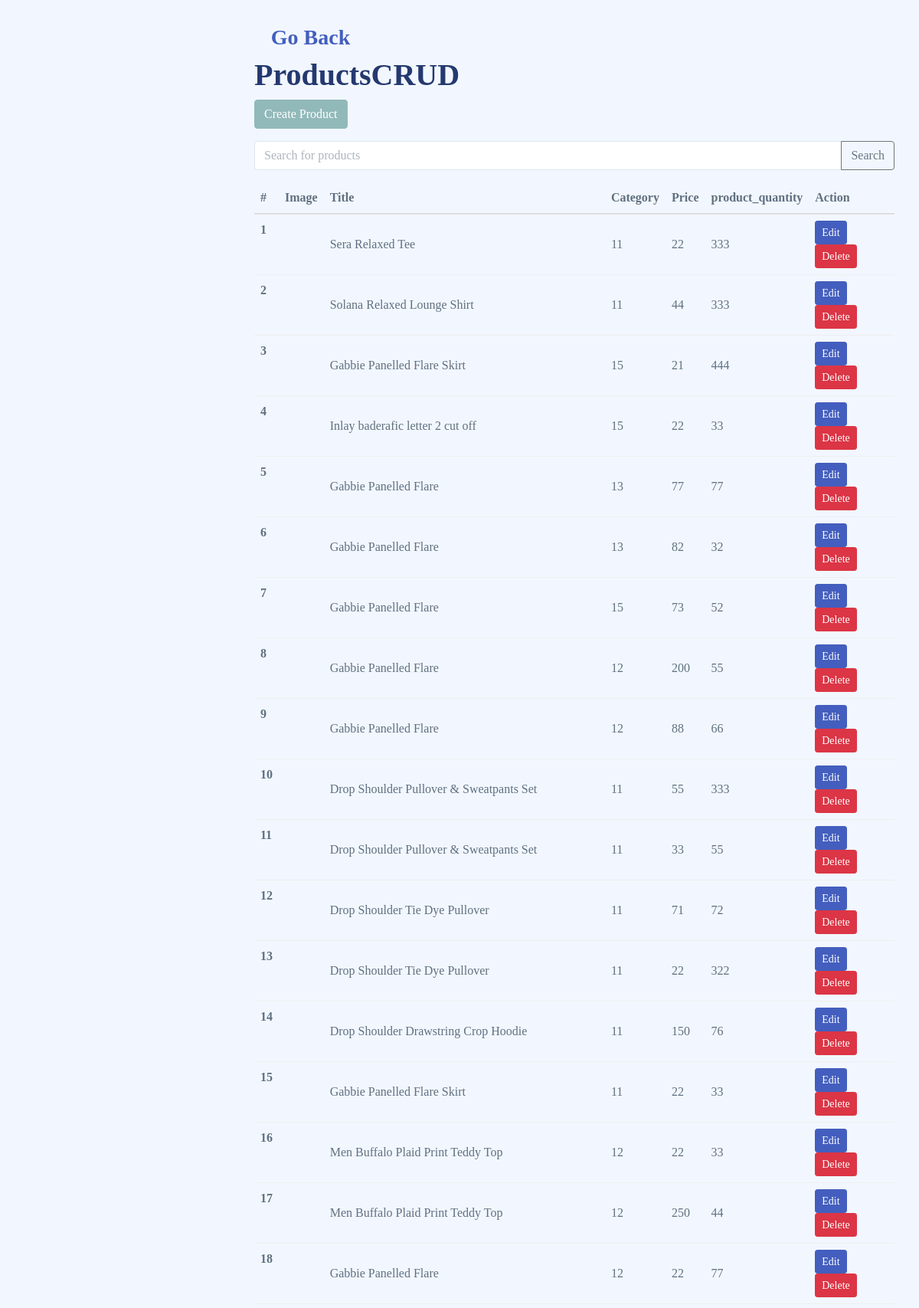
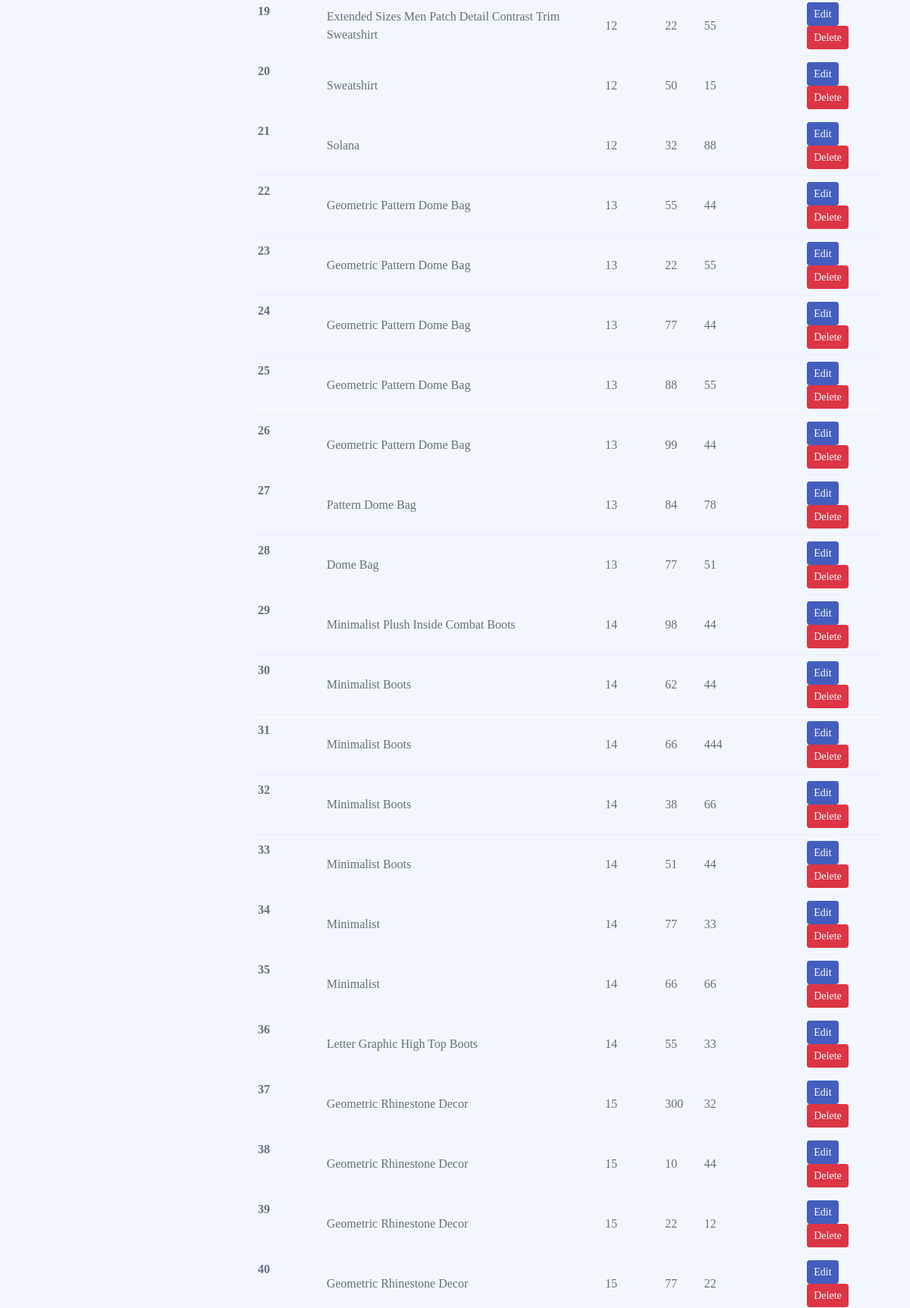
The page /admin/products/public/index.php (upper part) on the database its author committed (2 pictures, top to bottom).
### tables this page shows
CREATE TABLE `products` (
  `product_id` int(11) NOT NULL,
  `product_name` varchar(255) NOT NULL,
  `product_description` varchar(255) NOT NULL,
  `product_price` varchar(255) NOT NULL,
  `product_quantity` int(11) NOT NULL,
  `product_rate` int(11) DEFAULT NULL,
  `product_main_image` varchar(255) NOT NULL,
  `product_desc_image_1` varchar(255) DEFAULT NULL,
  `product_desc_image_2` varchar(255) DEFAULT NULL,
  `product_desc_image_3` varchar(255) DEFAULT NULL,
  `product_tag` varchar(255) NOT NULL,
  `product_categorie_id` int(11) NOT NULL,
  `product_nd_color_image` varchar(255) DEFAULT NULL,
  `product_thd_color_image` varchar(255) DEFAULT NULL,
  `product_fourth_color_image` varchar(255) DEFAULT NULL,
  `product_size` varchar(255) DEFAULT NULL
);

### admin/products/public/index.php (the view, shortened to what this page needs)
<?php
require_once "./../database.php";
$search=$_GET['search'] ?? "";
if($search){
  $statement=$pdo->prepare("SELECT * FROM products INNER JOIN categories ON products.product_categorie_id = categories.category_id WHERE product_name LIKE :product_name");
  $statement->bindValue(':product_name',"%$search%");
}else{
  $statement=$pdo->prepare("SELECT * FROM products INNER JOIN categories ON products.product_categorie_id = categories.category_id");
}
$statement->execute();
$products=$statement->fetchAll(PDO::FETCH_ASSOC);
?>
<!DOCTYPE html>
<html lang="en">
<head>
    <link href="https://cdn.jsdelivr.net/npm/bootstrap@5.0.2/dist/css/bootstrap.min.css" rel="stylesheet">
    <link rel="stylesheet" href="style.css">
    <link rel="stylesheet" href="../../assets/css/main/app.css">
    <link rel="stylesheet" href="../../assets/css/main/app-dark.css">
    <link rel="stylesheet" href="../../assets/css/shared/iconly.css">
</head>
<body>
      <div id="main">
      <h3><a href="../../index.php"><i class="bi bi-arrow-bar-left"></i>Go Back</a></h3>
    <h1>ProductsCRUD</h1>
    <p>
        <a href="create.php" class="btn btn-success">Create Product</a>
    </p>
  <form method="GET" action="">
  <div class="input-group mb-3">
  <input value="<?php echo $search ?>" type="text" class="form-control" placeholder="Search for products" name="search">
  <button class="btn btn-outline-secondary" type="submit">Search</button>
</div>
  </form>
    <table class="table">
  <thead>
    <tr>
      <th scope="col">#</th>
      <th scope="col">Image</th>
      <th scope="col">Title</th>
      <th scope="col">Category</th>
      <th scope="col">Price</th>
      <th scope="col">product_quantity</th>
      <th scope="col">Action</th>
    </tr>
  </thead>
  <tbody>
<?php foreach($products as $i => $product) : ?>
    <tr>
    <th scope="row"><?php echo $i +1 ?></th>
    <td>
    </td>
    <td><?php echo $product["product_name"] ?></td>
    <td><?php echo $product["product_categorie_id"] ?></td>
    <td><?php echo $product["product_price"] ?></td>
    <td><?php echo $product["product_quantity"] ?></td>
    <td>
      <form action="edit.php" method="GET" style="display: inline-block;" >
        <button type="submit" class="btn btn-sm btn-primary">Edit</button>
        </form>
        <form action="delete.php" method="POST" style="display: inline-block;" >
        <button type="submit" class="btn btn-sm btn-danger">Delete</button>
        </form>
    </td>
  </tr>
<?php endforeach; ?>
  </tbody>
</table>
</div>
<?php include_once "./../partials/footer.php" ?>

### admin/products/public/style.css (style rules this page uses)
body { margin: 0 20px; }

### rows shown on the page
products: product_name "Sera Relaxed Tee", product_categorie "11", product_price "22", product_quantity "333"
products: product_name "Solana Relaxed Lounge Shirt", product_categorie "11", product_price "44", product_quantity "333"
products: product_name "Gabbie Panelled Flare Skirt", product_categorie "15", product_price "21", product_quantity "444"
products: product_name "Inlay baderafic letter 2 cut off", product_categorie "15", product_price "22", product_quantity "33"
products: product_name "Gabbie Panelled Flare", product_categorie "13", product_price "77", product_quantity "77"
products: product_name "Gabbie Panelled Flare", product_categorie "13", product_price "82", product_quantity "32"
products: product_name "Gabbie Panelled Flare", product_categorie "15", product_price "73", product_quantity "52"
products: product_name "Gabbie Panelled Flare", product_categorie "12", product_price "200", product_quantity "55"
products: product_name "Gabbie Panelled Flare", product_categorie "12", product_price "88", product_quantity "66"
products: product_name "Drop Shoulder Pullover & Sweatpants Set", product_categorie "11", product_price "55", product_quantity "333"
products: product_name "Drop Shoulder Pullover & Sweatpants Set", product_categorie "11", product_price "33", product_quantity "55"
products: product_name "Drop Shoulder Tie Dye Pullover", product_categorie "11", product_price "71", product_quantity "72"
products: product_name "Drop Shoulder Tie Dye Pullover", product_categorie "11", product_price "22", product_quantity "322"
products: product_name "Drop Shoulder Drawstring Crop Hoodie", product_categorie "11", product_price "150", product_quantity "76"
products: product_name "Gabbie Panelled Flare Skirt", product_categorie "11", product_price "22", product_quantity "33"
products: product_name "Men Buffalo Plaid Print Teddy Top", product_categorie "12", product_price "22", product_quantity "33"
products: product_name "Men Buffalo Plaid Print Teddy Top", product_categorie "12", product_price "250", product_quantity "44"
products: product_name "Gabbie Panelled Flare", product_categorie "12", product_price "22", product_quantity "77"
products: product_name "Extended Sizes Men Patch Detail Contrast Trim Sweatshirt", product_categorie "12", product_price "22", product_quantity "55"
products: product_name "Sweatshirt", product_categorie "12", product_price "50", product_quantity "15"
products: product_name "Solana", product_categorie "12", product_price "32", product_quantity "88"
products: product_name "Geometric Pattern Dome Bag", product_categorie "13", product_price "55", product_quantity "44"
products: product_name "Geometric Pattern Dome Bag", product_categorie "13", product_price "22", product_quantity "55"
products: product_name "Geometric Pattern Dome Bag", product_categorie "13", product_price "77", product_quantity "44"
products: product_name "Geometric Pattern Dome Bag", product_categorie "13", product_price "88", product_quantity "55"
products: product_name "Geometric Pattern Dome Bag", product_categorie "13", product_price "99", product_quantity "44"
products: product_name "Pattern Dome Bag", product_categorie "13", product_price "84", product_quantity "78"
products: product_name "Dome Bag", product_categorie "13", product_price "77", product_quantity "51"
products: product_name "Minimalist Plush Inside Combat Boots", product_categorie "14", product_price "98", product_quantity "44"
products: product_name "Minimalist Boots", product_categorie "14", product_price "62", product_quantity "44"
products: product_name "Minimalist Boots", product_categorie "14", product_price "66", product_quantity "444"
products: product_name "Minimalist Boots", product_categorie "14", product_price "38", product_quantity "66"
products: product_name "Minimalist Boots", product_categorie "14", product_price "51", product_quantity "44"
products: product_name "Minimalist", product_categorie "14", product_price "77", product_quantity "33"
products: product_name "Minimalist", product_categorie "14", product_price "66", product_quantity "66"
products: product_name "Letter Graphic High Top Boots", product_categorie "14", product_price "55", product_quantity "33"
products: product_name "Geometric Rhinestone Decor", product_categorie "15", product_price "300", product_quantity "32"
products: product_name "Geometric Rhinestone Decor", product_categorie "15", product_price "10", product_quantity "44"
products: product_name "Geometric Rhinestone Decor", product_categorie "15", product_price "22", product_quantity "12"
products: product_name "Geometric Rhinestone Decor", product_categorie "15", product_price "77", product_quantity "22"
